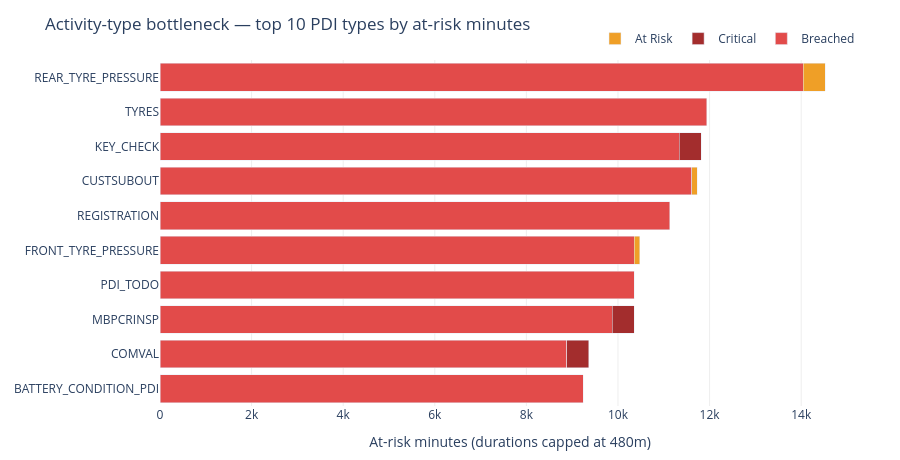

This figure's notebook cell:
### Markdown cell above
## View 5 — Activity-Type Bottleneck
Which PDI activity types are driving the backlog? Horizontal bars segmented
by risk band, sorted by total at-risk minutes.

### Code cell
pdi_at_risk = processed.loc[
    (processed["category"] == "PDI")
    & (~processed["is_unscheduled"])
    & (processed["risk_band"].isin(["Breached", "Critical", "At Risk"]))
].copy()

# Cap unrealistic durations (placeholder 1199m ROADTEST values in real data).
pdi_at_risk["_capped_duration"] = pdi_at_risk["Maximal Duration"].clip(upper=480)

agg = (pdi_at_risk
    .groupby(["Activity Type", "risk_band"], as_index=False)
    .agg(minutes=("_capped_duration", "sum"), jobs=("_capped_duration", "size"))
)

totals = agg.groupby("Activity Type", as_index=False)["minutes"].sum()
top10 = totals.sort_values("minutes", ascending=False).head(10)["Activity Type"]
agg = agg.loc[agg["Activity Type"].isin(top10)]

BAND_COLOURS = {"Breached": "#e24b4a", "Critical": "#a32d2d", "At Risk": "#ef9f27"}

fig_bottleneck = go.Figure()
for band in ["Breached", "Critical", "At Risk"]:
    sub = agg.loc[agg["risk_band"] == band]
    fig_bottleneck.add_trace(go.Bar(
        y=sub["Activity Type"],
        x=sub["minutes"],
        name=band,
        orientation="h",
        marker_color=BAND_COLOURS[band],
        hovertemplate="<b>%{y}</b><br>" + band + ": %{x:,.0f}m<extra></extra>",
    ))

fig_bottleneck.update_layout(
    title="Activity-type bottleneck — top 10 PDI types by at-risk minutes",
    barmode="stack",
    xaxis_title="At-risk minutes (durations capped at 480m)",
    yaxis=dict(categoryorder="total ascending"),
    height=460,
    margin=dict(l=160, r=40, t=60, b=40),
    plot_bgcolor="white",
    legend=dict(orientation="h", yanchor="bottom", y=1.02, xanchor="right", x=1),
)
fig_bottleneck.update_xaxes(gridcolor="#eee")
fig_bottleneck.show()

### Figure 1 — Plotly figure (JSON) as saved in the notebook; plotly's stock layout.template omitted (floating-point values rounded to 4 significant figures)
{"data": [{"hovertemplate": "<b>%{y}</b><br>Breached: %{x:,.0f}m<extra></extra>", "marker": {"color": "#e24b4a"}, "name": "Breached", "orientation": "h", "type": "bar", "x": [9240.0, 8880.0, 11610.0, 10350.0, 11340.0, 9870.0, 10350.0, 14040.0, 11130.0, 11940.0], "y": ["BATTERY_CONDITION_PDI", "COMVAL", "CUSTSUBOUT", "FRONT_TYRE_PRESSURE", "KEY_CHECK", "MBPCRINSP", "PDI_TODO", "REAR_TYRE_PRESSURE", "REGISTRATION", "TYRES"]}, {"hovertemplate": "<b>%{y}</b><br>Critical: %{x:,.0f}m<extra></extra>", "marker": {"color": "#a32d2d"}, "name": "Critical", "orientation": "h", "type": "bar", "x": [480.0, 480.0, 480.0], "y": ["COMVAL", "KEY_CHECK", "MBPCRINSP"]}, {"hovertemplate": "<b>%{y}</b><br>At Risk: %{x:,.0f}m<extra></extra>", "marker": {"color": "#ef9f27"}, "name": "At Risk", "orientation": "h", "type": "bar", "x": [120.0, 120.0, 480.0], "y": ["CUSTSUBOUT", "FRONT_TYRE_PRESSURE", "REAR_TYRE_PRESSURE"]}], "layout": {"barmode": "stack", "height": 460, "legend": {"orientation": "h", "x": 1, "xanchor": "right", "y": 1.02, "yanchor": "bottom"}, "margin": {"b": 40, "l": 160, "r": 40, "t": 60}, "plot_bgcolor": "white", "title": {"text": "Activity-type bottleneck — top 10 PDI types by at-risk minutes"}, "xaxis": {"gridcolor": "#eee", "title": {"text": "At-risk minutes (durations capped at 480m)"}}, "yaxis": {"categoryorder": "total ascending"}}}
